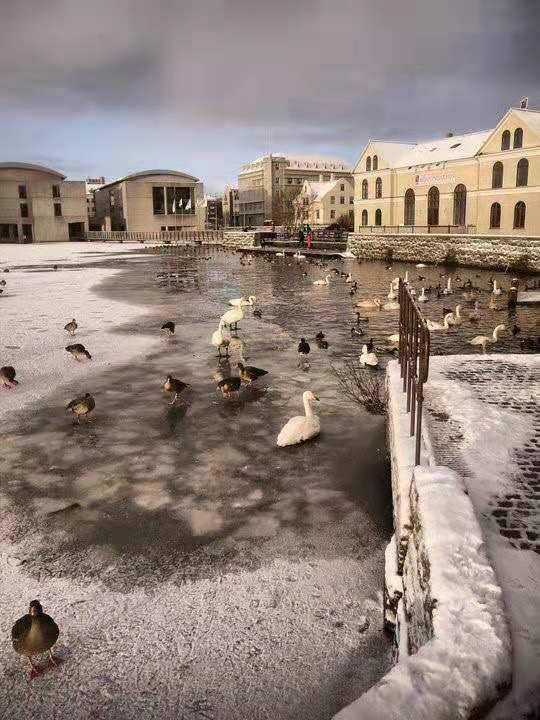
#> input picture img/pic4.jpg, 540 x 720 px
$ python img_operation.py
#> lines starting #> are read from the running program, lines starting #| are printed output that depends on the picture
import cv2 as cv
import numpy as np

def read_color_image():
	# imread can define the mode of loading image, default mode is RGB
	colorImage = cv.imread('img/pic4.jpg', cv.IMREAD_COLOR)
	# the parameter can be chonsen: CV_IMREAD_COLOR(RGB), CV_IMREAD_GRAYSCALE(grayscale), CV_IMREAD_UNCHANGED(neither)
	cv.namedWindow("colorImage", cv.WINDOW_AUTOSIZE)
	cv.imshow("colorImage", colorImage)
	k = cv.waitKey(0)
	if k == 27:   # wait for ESC key to exit
		cv.destroyAllWindows()
	elif k == ord('s'): # wait for 's' key to save and exit
		cv.imwrite('pic4color.png', colorImage)
		cv.destroyAllWindows()


def get_image_prop():
	# get properties of image
	img = cv.imread('img/pic4.jpg')
	print(img.shape) # 行数，列数， 通道数； 行数，列数
	print(img.size)
	print(img.dtype)


def read_pix():
	img = cv.imread('img/pic4.jpg')
	px = img[100, 100] #return the value of B, G, R
	print(px)
	blue = img[100, 100, 0]
	print(blue)

def modify_pix():
	# modify pixel value
	img[100, 100] = [255, 255, 255]
	print(img[100, 100])

	# Numpy: array.item(), array.itemset()
	print(img.item(10, 10, 2))
	img.itemset((10, 10, 2), 100)
	print(img.item(10, 10, 2))


def show_part():
	part = img[10:90, 30:110]
	cv.imshow("partImage", part)


def split_channel():
	# split and merge channels
	b, g, r = cv.split(img)
	cv.imshow("b", b)
	# img = cv.merge(b, g, r)


def show_channel():
	img = cv.imread('img/pic4.jpg')
#> img is the input picture: shape (720, 540, 3); mean B, G, R 123.2, 130.9, 145.5
	b = img[:, :, 0]
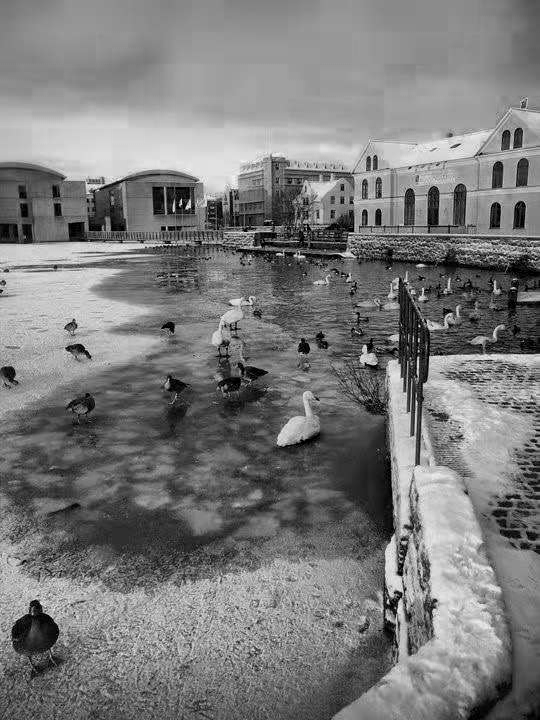
#> b: shape (720, 540); min 0, max 250, mean 123.2
	cv.imshow("b", b)
	k = cv.waitKey(0)
#> (key Esc is pressed here)
	if k == 27:   # wait for ESC key to exit
		cv.destroyAllWindows()

def main():
	show_channel()


if __name__ == "__main__":
	main()

$ run again, with img/image.png saved as img/pic4.jpg
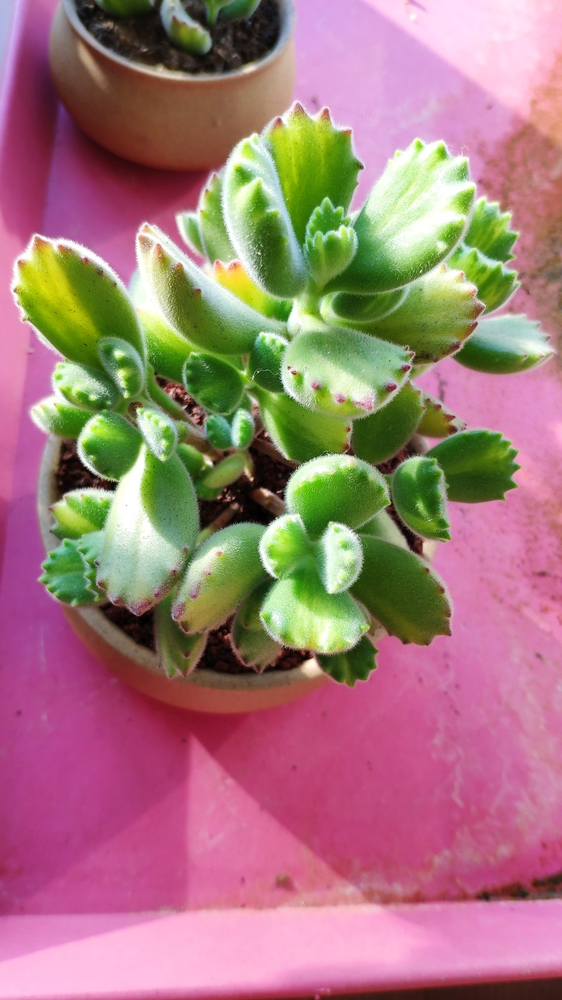
#> input picture img/image.png, 562 x 1000 px, shrunk from 2268 x 4032 before the run
#> in show_channel, img is the input picture: shape (1000, 562, 3); mean B, G, R 122.6, 122.1, 164.1
#> in show_channel, `b = img[:, :, 0]`:
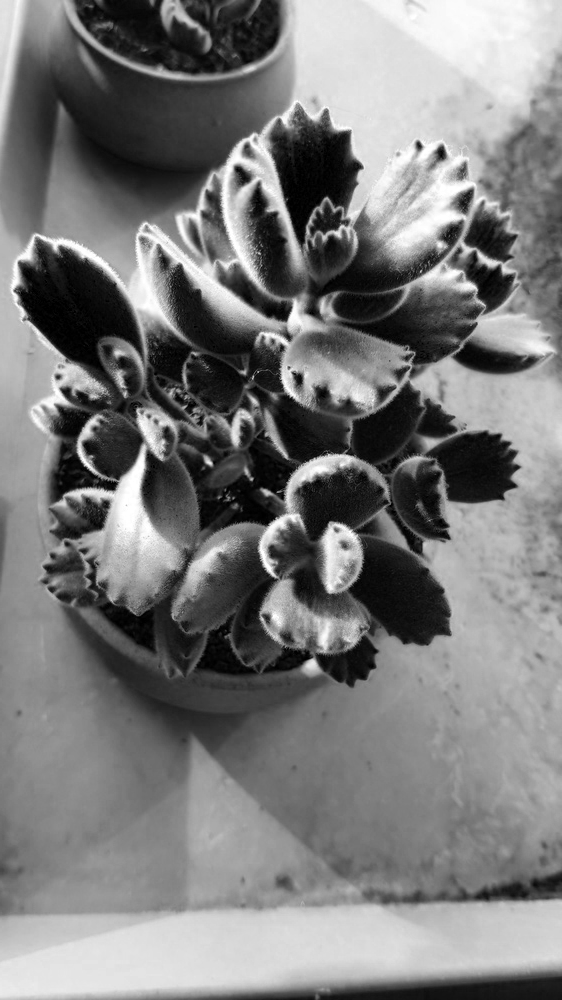
#> b: shape (1000, 562); min 0, max 255, mean 122.6

$ run again, with img/pic1.png saved as img/pic4.jpg
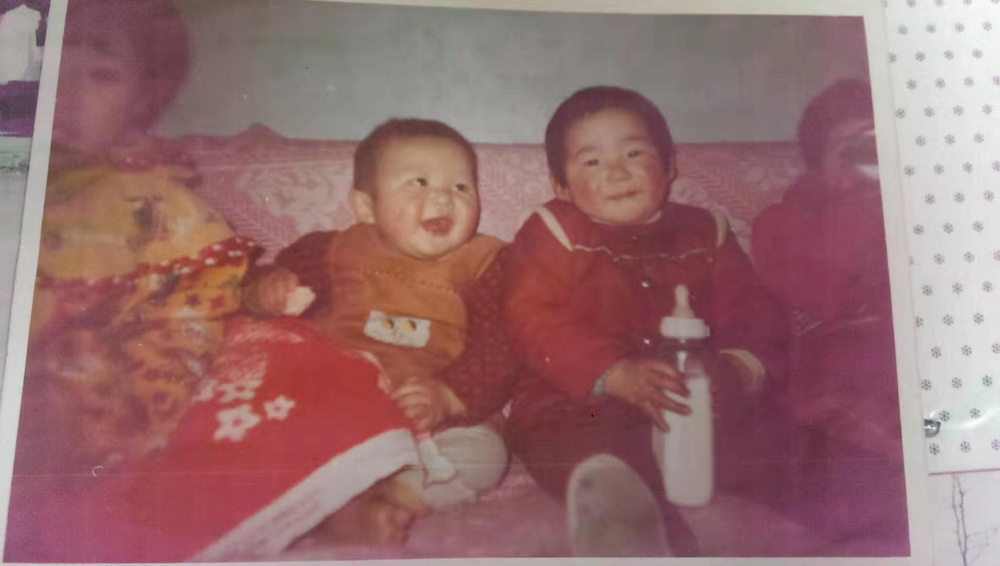
#> input picture img/pic1.png, 1000 x 566 px, shrunk from 1909 x 1080 before the run
#> in show_channel, img is the input picture: shape (566, 1000, 3); mean B, G, R 110.7, 109.3, 150
#> in show_channel, `b = img[:, :, 0]`:
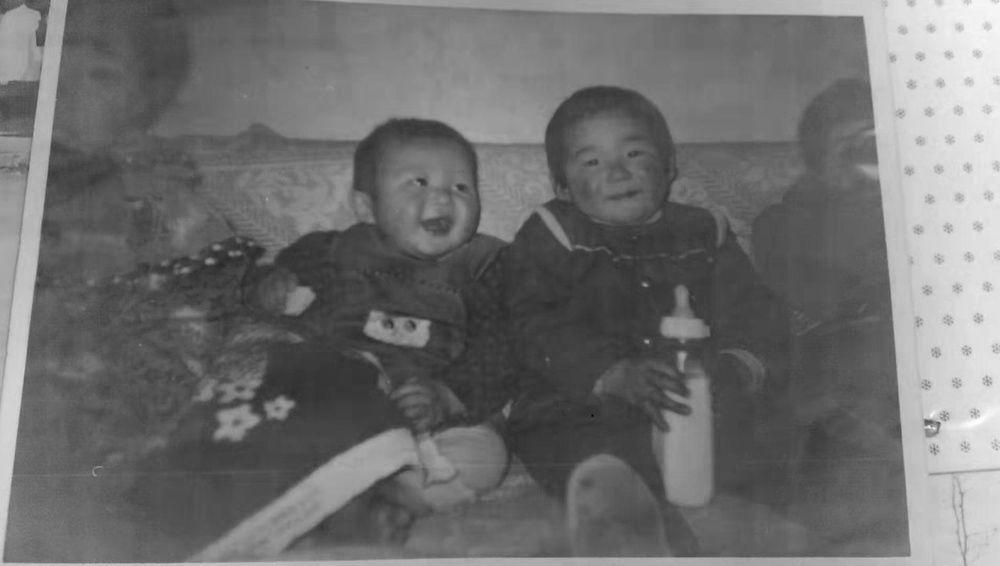
#> b: shape (566, 1000); min 4, max 253, mean 110.7
